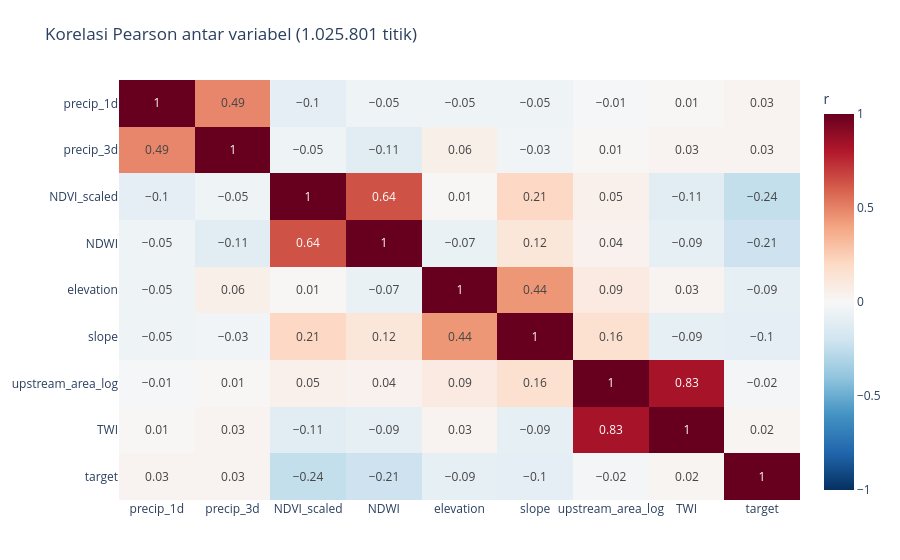

Source (notebook cell):
### Markdown cell above
### Visualisasi 3: Korelasi antar-variabel numerik (heatmap)

### Code cell
KOLOM_KORELASI = ["precip_1d", "precip_3d", "NDVI_scaled", "NDWI", "elevation",
                  "slope", "upstream_area_log", "TWI", "target"]
korelasi = df.select(KOLOM_KORELASI).corr()
matriks = [[round(v, 2) for v in baris] for baris in korelasi.rows()]

fig3 = px.imshow(
    matriks, x=KOLOM_KORELASI, y=KOLOM_KORELASI, text_auto=True, aspect="auto",
    color_continuous_scale="RdBu_r", zmin=-1, zmax=1,
    title="Korelasi Pearson antar variabel (1.025.801 titik)",
)
fig3.update_layout(coloraxis_colorbar_title="r")
tampilkan(fig3, "eda_03_korelasi")

### Figure 1 — Plotly figure (JSON) as saved in the notebook; plotly's stock layout.template omitted (floating-point values rounded to 4 significant figures)
{"data": [{"coloraxis": "coloraxis", "hovertemplate": "x: %{x}<br>y: %{y}<br>color: %{z}<extra></extra>", "name": "0", "texttemplate": "%{z}", "type": "heatmap", "x": ["precip_1d", "precip_3d", "NDVI_scaled", "NDWI", "elevation", "slope", "upstream_area_log", "TWI", "target"], "xaxis": "x", "y": ["precip_1d", "precip_3d", "NDVI_scaled", "NDWI", "elevation", "slope", "upstream_area_log", "TWI", "target"], "yaxis": "y", "z": [[1.0, 0.49, -0.1, -0.05, -0.05, -0.05, -0.01, 0.01, 0.03], [0.49, 1.0, -0.05, -0.11, 0.06, -0.03, 0.01, 0.03, 0.03], [-0.1, -0.05, 1.0, 0.64, 0.01, 0.21, 0.05, -0.11, -0.24], [-0.05, -0.11, 0.64, 1.0, -0.07, 0.12, 0.04, -0.09, -0.21], [-0.05, 0.06, 0.01, -0.07, 1.0, 0.44, 0.09, 0.03, -0.09], [-0.05, -0.03, 0.21, 0.12, 0.44, 1.0, 0.16, -0.09, -0.1], [-0.01, 0.01, 0.05, 0.04, 0.09, 0.16, 1.0, 0.83, -0.02], [0.01, 0.03, -0.11, -0.09, 0.03, -0.09, 0.83, 1.0, 0.02], [0.03, 0.03, -0.24, -0.21, -0.09, -0.1, -0.02, 0.02, 1.0]]}], "layout": {"coloraxis": {"autocolorscale": false, "cmax": 1, "cmin": -1, "colorbar": {"title": {"text": "r"}}, "colorscale": [[0, "rgb(5,48,97)"], [0.1, "rgb(33,102,172)"], [0.2, "rgb(67,147,195)"], [0.3, "rgb(146,197,222)"], [0.4, "rgb(209,229,240)"], [0.5, "rgb(247,247,247)"], [0.6, "rgb(253,219,199)"], [0.7, "rgb(244,165,130)"], [0.8, "rgb(214,96,77)"], [0.9, "rgb(178,24,43)"], [1, "rgb(103,0,31)"]]}, "margin": {"b": 60, "l": 60, "r": 30, "t": 80}, "title": {"text": "Korelasi Pearson antar variabel (1.025.801 titik)"}, "xaxis": {"anchor": "y", "domain": [0, 1]}, "yaxis": {"anchor": "x", "autorange": "reversed", "domain": [0, 1]}}}
